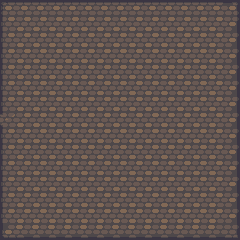

The image is a tile-based game level rendered from a .tmx file. Its description and complete source (layers, tilesets, objects, tile grids) follow:
An orthogonal 15x15 tile map with 16x16 px tiles, 1 tile layer (Calque de Tuiles 1), 3 tilesets and 9 objects (5x wall, world trigger, spawnpoint, rick, 404).

<map version="1.10" tiledversion="1.10.2" orientation="orthogonal" renderorder="right-down" width="15" height="15" tilewidth="16" tileheight="16" infinite="0" nextlayerid="3" nextobjectid="11">
 <tileset firstgid="1" name="TilesetInteriorFloor" tilewidth="16" tileheight="16" tilecount="374" columns="22">
  <image source="TilesetInteriorFloor.png" width="352" height="272" />
 </tileset>
 <tileset firstgid="375" name="TilesetFloor" tilewidth="16" tileheight="16" tilecount="572" columns="22">
  <image source="TilesetFloor.png" width="352" height="417" />
 </tileset>
 <tileset firstgid="947" name="TilesetInteriorFloor" tilewidth="16" tileheight="16" tilecount="374" columns="22">
  <image source="TilesetInteriorFloor.png" width="352" height="272" />
 </tileset>
 <layer id="1" name="Calque de Tuiles 1" width="15" height="15">
  <data encoding="csv">
276,277,1223,1223,1223,1223,1223,1223,1223,1223,1223,1223,1223,1223,1224,
298,1245,1245,1245,1245,1245,1245,1245,1245,1245,1245,1245,1245,1245,1246,
1244,1245,1245,1245,1245,1245,1245,1245,1245,1245,1245,1245,1245,1245,1246,
1244,1245,1245,1245,1245,1245,1245,1245,1245,1245,1245,1245,1245,1245,1246,
1244,1245,1245,1245,1245,1245,1245,1245,1245,1245,1245,1245,1245,1245,1246,
1244,1245,1245,1245,1245,1245,1245,1245,1245,1245,1245,1245,1245,1245,1246,
1244,1245,1245,1245,1245,1245,1245,1245,1245,1245,1245,1245,1245,1245,1246,
1316,1245,1245,1245,1245,1245,1245,1245,1245,1245,1245,1245,1245,1245,1246,
1244,1245,1245,1245,1245,1245,1245,1245,1245,1245,1245,1245,1245,1245,1246,
1244,1245,1245,1245,1245,1245,1245,1245,1245,1245,1245,1245,1245,1245,1246,
1244,1245,1245,1245,1245,1245,1245,1245,1245,1245,1245,1245,1245,1245,1246,
1244,1245,1245,1245,1245,1245,1245,1245,1245,1245,1245,1245,1245,1245,1246,
1244,1245,1245,1245,1245,1245,1245,1245,1245,1245,1245,1245,1245,1245,1246,
1244,1245,1245,1245,1245,1245,1245,1245,1245,1245,1245,1245,1245,1245,1246,
1266,1267,1267,1267,1267,1267,1267,1267,1267,1267,1267,1267,1267,1267,1268
</data>
 </layer>
 <objectgroup id="2" name="Calque d'Objets 1">
  <object id="1" type="wall" x="-8.75" y="-0.5" width="8.75" height="114.75" />
  <object id="2" type="wall" x="-9.5" y="126.5" width="9.75" height="113.25" />
  <object id="3" type="wall" x="0" y="240.75" width="243" height="7.91667" />
  <object id="4" type="wall" x="240" y="-1.33333" width="8" height="240.333" />
  <object id="5" type="wall" x="-7" y="-9" width="249" height="8" />
  <object id="6" type="world trigger" x="0" y="115.5" width="3" height="10.5">
   <properties>
    <property name="spawn name" value="secret cave" />
    <property name="to" value="zone2" />
   </properties>
  </object>
  <object id="7" type="spawnpoint" x="18" y="120.5">
   <properties>
    <property name="location" value="entrance" />
   </properties>
  </object>
  <object id="9" type="rick" x="153.5" y="168.25" />
  <object id="10" type="404" x="127.75" y="53.25" width="54.25" height="46.25" />
 </objectgroup>
</map>
